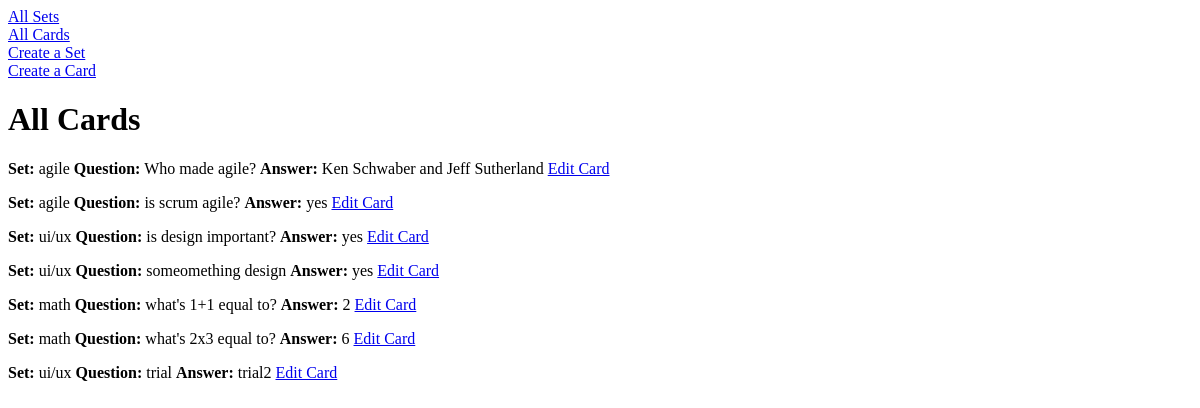
Page /cards/ on the earlier database version.
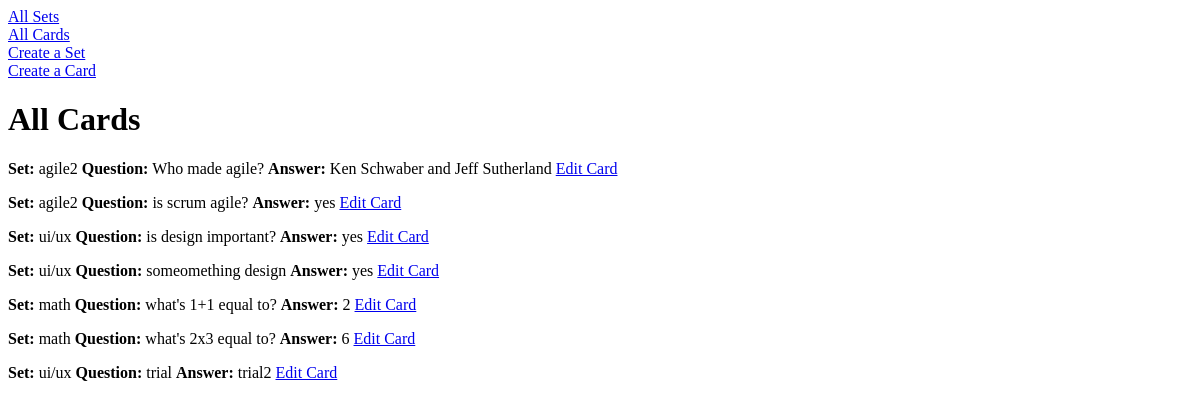
Same page on the later database version.
### models.py (models this page shows)
class Flashcard(db.Model):
    flash_id=mapped_column(Integer, primary_key=True, autoincrement=True)
    question = mapped_column(String(500), nullable=False)
    answer = mapped_column(String(500), nullable=False)
    set_id = mapped_column(Integer, ForeignKey(Flashcard_set.set_id), nullable=False)
    tags = mapped_column(String(200), nullable=True)
    priority = mapped_column(Integer, nullable=True)
    last_seet = mapped_column(DateTime, nullable=True)
    last_result = mapped_column(Integer, nullable = True)
    time_created = mapped_column(DateTime, nullable=True)
    time_updated = mapped_column(DateTime, nullable=True)
    set = relationship("Flashcard_set", back_populates="card")

class Flashcard_set(db.Model):
    set_id=mapped_column(Integer, primary_key=True, autoincrement=True)
    name = mapped_column(String(200), nullable=False)
    customer_id = mapped_column(Integer, ForeignKey(Customer.id), nullable=False)
    description = mapped_column(String(200), nullable=True)
    customer = relationship("Customer", back_populates="set")
    card = relationship("Flashcard", back_populates="set", cascade="all, delete-orphan")

### routes/cards.py (the view)
@cards_bp.route('/') # display all cards
def cards_page():
    all_cards = db.session.execute(db.select(Flashcard)).scalars()
    return render_template("cards.html", cards=all_cards)

### templates/cards.html
{% extends "base.html" %}
{% block content %}
<h1> All Cards </h1>
{% for card in cards %}
<p>
    <strong>Set:</strong> <span> {{ card.set.name }} </span>
    <strong>Question:</strong> <span> {{ card.question }} </span>
    <strong>Answer:</strong> <span> {{ card.answer }} </span>
    <span>
        <a href="#">Edit Card</a>
    </span>
</p>
{% endfor %}
{% endblock %}

### templates/base.html (shortened to what this page needs)
<!doctype html>
<html lang="en">
    <head>
        <link rel="stylesheet" href="{{ url_for('static', filename='style.css') }}">
    </head>
    <body>
        <div class="container">
        <nav class="vertical-stack">
            <a href="{{ url_for('sets.sets_page')}}">All Sets</a>
            <a href="{{ url_for('cards.cards_page')}}">All Cards</a>
            <a href="{{ url_for('api_sets.post_set')}}">Create a Set</a>
            <a href="{{ url_for('api_cards.post_card')}}">Create a Card</a>
        </nav>
        {% block content %}
        {% endblock %}
        </div>
    </body>
</html>

### static/style.css (style rules this page uses)
.vertical-stack { display: grid; flex-direction: column; }

Differences in the rows shown:
changed through a linked row, Flashcard "Who made agile?": set.name "agile" → "agile2"
changed through a linked row, Flashcard "is scrum agile?": set.name "agile" → "agile2"
